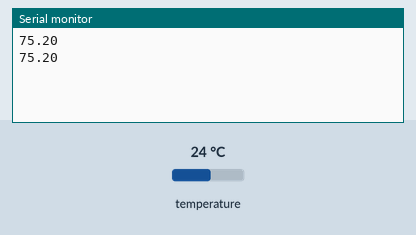
A sketch run on a simulated Arduino Uno, built with avr-gcc and run on an emulated ATmega328P. On the bench: the last lines printed to the serial monitor. Wiring (inferred from the names in the program): TMP102 temperature sensor at I2C address 0x48. The inputs (shaded band) are chosen by the test bench; at power-on: temperature 24 °C.

Above: at 1.8 s.
1.9 s: temperature set to 12 °C
At 2.6 s:
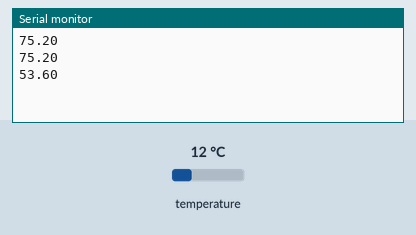
3.4 s: temperature set to 19 °C
At 4.8 s:
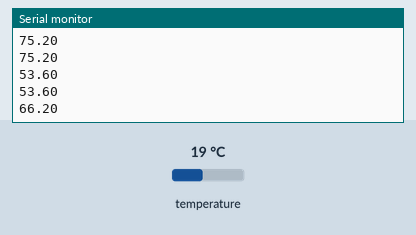
Timing chart, 0 to 6.4 s (numbered marks = the images above; inputs shaded):
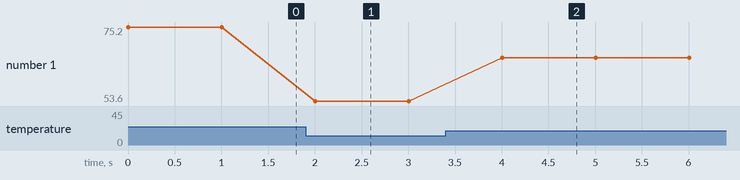

The sketch:

tmp102.ino
```cpp
#include "Wire.h"
#define TMP102_I2C_ADDRESS 72 /* This is the I2C address for our chip.
This value is correct if you tie the ADD0 pin to ground. See the datasheet for some other values. */


void setup() {
  Wire.begin(); // start the I2C library
  Serial.begin(9600); //Start serial communication at 9600 baud
}


void getTemp102(){
  byte firstbyte, secondbyte; //these are the bytes we read from the TMP102 temperature registers
  int val; /* an int is capable of storing two bytes, this is where we "chuck" the two bytes together. */
  float temp;
  // The sensor overreads (?)


  /* Reset the register pointer (by default it is ready to read temperatures)
You can alter it to a writeable register and alter some of the configuration -
the sensor is capable of alerting you if the temperature is above or below a specified threshold. */

  Wire.beginTransmission(TMP102_I2C_ADDRESS); //Say hi to the sensor.
  Wire.write(0x00);
  Wire.endTransmission();
  Wire.requestFrom(TMP102_I2C_ADDRESS, 2);
  Wire.endTransmission();


  firstbyte      = (Wire.read());
  secondbyte     = (Wire.read());
    val = ((firstbyte) << 4);
    val |= (secondbyte >> 4);
    temp = val*0.0625*1.8+32.0;

  Serial.println(temp);
}

void loop() {
  getTemp102();
  delay(1000); //wait 5 seconds before printing our next set of readings.
}
```

Measured:
- after the input at 1.9 s, the serial monitor: prints a new line after 0.10 s (image 1)
- after the input at 3.4 s, the serial monitor: prints a new line after 0.61 s (image 2)
- plotted number 1: 75.2 → 53.6 after the input at 1.9 s, 53.6 → 66.2 after the input at 3.4 s
